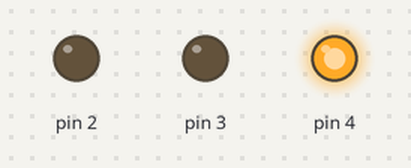
A sketch run on a simulated Arduino Uno, built with avr-gcc and run on an emulated ATmega328P. Parts: output pins drawn as LEDs (lit = HIGH).

Above: at 0.02 s.
At 0.72 s:
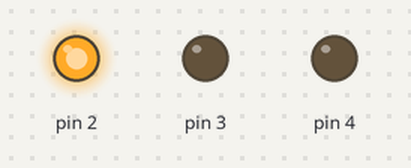
At 1.47 s:
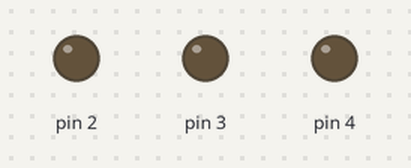
At 2.92 s:
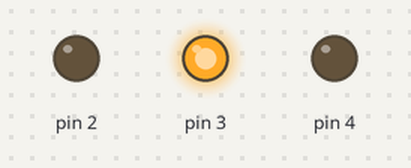
Timing chart, 0 to 3.2 s (numbered marks = the images above):
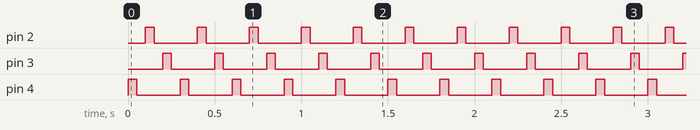

Measured:
- by itself, pin 2–4: alternates HIGH for 0.05 s and LOW for 0.25 s

The sketch:

blink.ino.ino
```cpp
void setup() {
  // put your setup code here, to run once:
  pinMode(2,OUTPUT);
  pinMode(3,OUTPUT);
  pinMode(4,OUTPUT);
}

void loop() {
  // put your main code here, to run repeatedly:
  digitalWrite(4,OUTPUT);
  delay(50);
  digitalWrite(4,LOW);
  delay(50);
  digitalWrite(2,OUTPUT);
  delay(50);
  digitalWrite(2,LOW);
  delay(50);
  digitalWrite(3,OUTPUT);
  delay(50);
  digitalWrite(3,LOW);
  delay(50);
}
```
